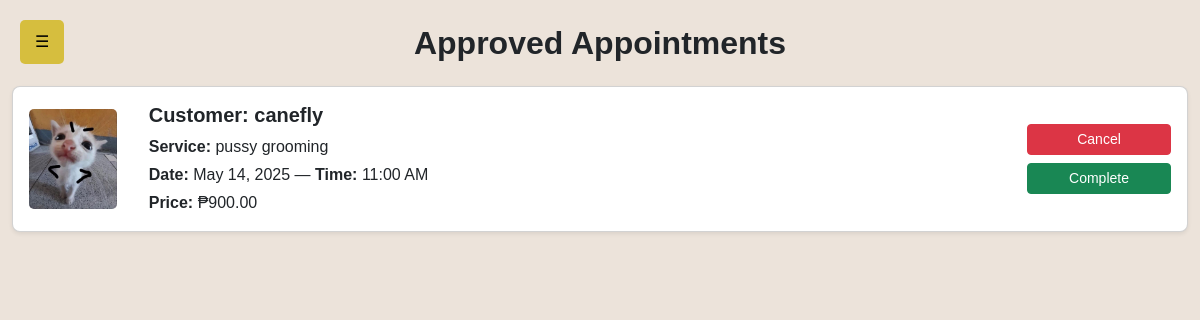
Screenshot of /admin/admin-appointment.php with the database file from the repository.
### tables this page shows
CREATE TABLE `bookings` (
  `id` int(11) NOT NULL,
  `service_name` varchar(255) NOT NULL,
  `service_price` decimal(10,2) NOT NULL,
  `name` varchar(255) NOT NULL,
  `email` varchar(255) NOT NULL,
  `booking_time` varchar(20) NOT NULL,
  `created_at` timestamp NOT NULL DEFAULT current_timestamp(),
  `date` date DEFAULT NULL,
  `status` enum('pending','completed','canceled','approved') DEFAULT 'pending',
  `payment_method` varchar(50) DEFAULT NULL,
  `payment_number` varchar(20) DEFAULT NULL,
  `balance` decimal(10,2) NOT NULL DEFAULT 0.00
);

CREATE TABLE `services` (
  `id` int(11) NOT NULL,
  `service_name` varchar(255) NOT NULL,
  `service_description` text NOT NULL,
  `service_price` decimal(10,2) NOT NULL,
  `service_image` varchar(255) NOT NULL,
  `created_at` timestamp NOT NULL DEFAULT current_timestamp(),
  `service_type` varchar(255) NOT NULL,
  `mode` enum('package','individual') NOT NULL DEFAULT 'individual'
);

### admin/admin-appointment.php (the view, shortened to what this page needs)
<?php
include_once 'admin-navigation.php';
include_once '../db.php';
$query  = "
    SELECT b.*, s.service_image
    FROM bookings b
    JOIN services s ON b.service_name = s.service_name
    WHERE b.status = 'approved'
    ORDER BY b.date DESC
";
$result = mysqli_query($conn, $query);
?>
<!DOCTYPE html>
<html lang="en">
<head>
  <link
    href="https://cdn.jsdelivr.net/npm/bootstrap@5.3.0/dist/css/bootstrap.min.css"
    rel="stylesheet"
  >
</head>
<body>
  <div class="container-fluid py-4">
    <h2 class="text-center mb-4">Approved Appointments</h2>
    <div class="row g-3">
      <?php while ($row = mysqli_fetch_assoc($result)): ?>
        <?php
          $imagePath = '../' . ltrim($row['service_image'], '/');
          $hasImage  = !empty($row['service_image']);
        ?>
        <div class="col-12">
          <div class="card shadow-sm">
            <div class="row g-0 align-items-center">
              <?php if ($hasImage): ?>
                <div class="col-auto p-3">
                  <img
                    src="<?php echo htmlspecialchars($imagePath); ?>"
                    alt="Service Image"
                    class="service-img"
                  >
                </div>
              <?php endif; ?>
              <div class="col p-3">
                <h5 class="card-title mb-2">Customer: <?php echo htmlspecialchars($row['name']); ?></h5>
                <p class="mb-1">
                  <strong>Service:</strong> <?php echo htmlspecialchars($row['service_name']); ?>
                </p>
                <p class="mb-1">
                  <strong>Date:</strong>
                  <?php echo date("F j, Y", strtotime($row['date'])); ?>
                  &mdash;
                  <strong>Time:</strong>
                  <?php echo date("h:i A", strtotime($row['booking_time'])); ?>
                </p>
                <p class="mb-0">
                  <strong>Price:</strong> ₱<?php echo number_format($row['service_price'], 2); ?>
                </p>
              </div>
              <div class="col-auto p-3 text-center">
                <form method="POST">
                  <button
                    type="submit"
                    name="status"
                    value="canceled"
                    class="btn btn-danger btn-sm w-100 mb-2"
                  >
                    Cancel
                  </button>
                  <button
                    type="submit"
                    name="status"
                    value="completed"
                    class="btn btn-success btn-sm w-100"
                  >
                    Complete
                  </button>
                </form>
              </div>
            </div>
          </div>
        </div>
      <?php endwhile; ?>
    </div>
  </div>
</body>
</html>

### admin/admin-navigation.php (style rules this page uses)
:root { --primary: #6E3387; --alt: #8F54A0; --accent: #D6BE3E; --bg-light: #FFFFFF; --text-dark: #000000; }
body { margin: 0; padding: 0; font-family: 'Poppins', sans-serif; display: flex; }

### admin/admin-appointment.php (style rules this page uses)
body { font-family: "Helvetica", Arial, sans-serif; background-color: #ECE3DA; margin: 0; padding: 0; transition: margin-left 0.3s ease-in-out; }
h2, h5 { font-family: "Helvetica", Arial, sans-serif; font-weight: bold; }
.card { border-radius: 8px; }
.service-img { max-height: 100px; object-fit: cover; border-radius: 5px; }

### rows the page displays
bookings: services.service_image (picture), name "canefly", service_name "pussy grooming", date "May 14, 2025", booking_time "11:00 AM", service_price "900.00"
